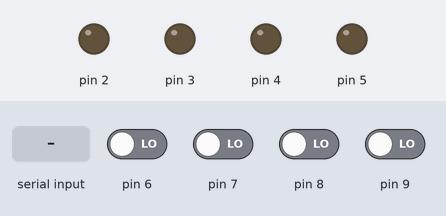
Simulated run of this program. Board: Arduino Nano, built with avr-gcc and run on an emulated ATmega328P. Shown: output pins drawn as LEDs (lit = HIGH). The inputs (shaded band) are chosen by the test bench; at power-on: pin 6–9 LOW. What the program prints to the serial monitor is not drawn.

Above: at 1.2 s.
1.3 s: "1" received over Serial
At 2.5 s:
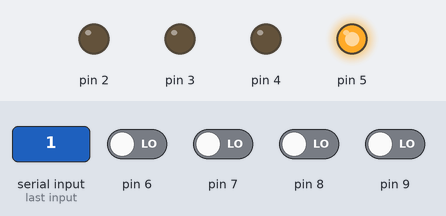
2.8 s: "2" received over Serial
At 3.7 s:
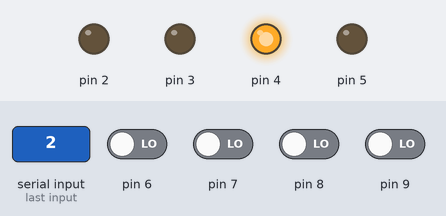
Timing chart, 0 to 5.8 s (numbered marks = the images above; inputs shaded):
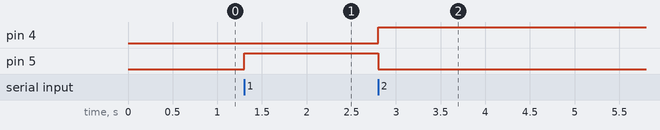

Measured:
- after the input at 1.3 s, pin 5: LOW → HIGH at once
- after the input at 2.8 s, pin 4: LOW → HIGH at once; pin 5: HIGH → LOW at once

The program:

main.cpp
```cpp
#include <Arduino.h>

uint8_t lastReceived = -1;

uint8_t reverseNibble(uint8_t nibble)
{
	nibble = (nibble & 0b0001) << 3 | // Bit 0 -> Bit 3
	         (nibble & 0b0010) << 1 | // Bit 1 -> Bit 2
	         (nibble & 0b0100) >> 1 | // Bit 2 -> Bit 1
	         (nibble & 0b1000) >> 3; // Bit 3 -> Bit 0
	return nibble;
}

uint8_t reverseByte(uint8_t byte)
{
	byte = (byte & 0b00000001) << 7 | // Bit 0 -> Bit 7
	       (byte & 0b00000010) << 5 | // Bit 1 -> Bit 6
	       (byte & 0b00000100) << 3 | // Bit 2 -> Bit 5
	       (byte & 0b00001000) << 1 | // Bit 3 -> Bit 4
	       (byte & 0b00010000) >> 1 | // Bit 4 -> Bit 3
	       (byte & 0b00100000) >> 3 | // Bit 5 -> Bit 2
	       (byte & 0b01000000) >> 5 | // Bit 6 -> Bit 1
	       (byte & 0b10000000) >> 7; // Bit 7 -> Bit 0
	return byte;
}

uint8_t readNibble()
{
	const uint8_t portD = (PIND & 0b11000000) >> 6; // Lese D6 und D7
	const uint8_t portB = PINB & 0b00000011; // Lese D8 und D9
	const uint8_t nibble = portB << 2 | portD;
	return reverseNibble(nibble);
}

void writeNibble(const uint8_t nibble)
{
	PORTD = reverseByte(PORTD & 0b11000011 | (nibble & 0b00001111) << 2);
}

void setup()
{
	Serial.begin(57600);
	pinMode(2, OUTPUT);
	pinMode(3, OUTPUT);
	pinMode(4, OUTPUT);
	pinMode(5, OUTPUT);
	pinMode(6, INPUT);
	pinMode(7, INPUT);
	pinMode(8, INPUT);
	pinMode(9, INPUT);
}

void loop()
{
	const uint8_t received = readNibble();
	const uint8_t received2 = readNibble();
	//_delay_us(1);
	if (received == received2 && received != lastReceived)
	{
		lastReceived = received;
		Serial.write(received);
	}

	if (Serial.available())
	{
		writeNibble(Serial.read());
	}
}
```
